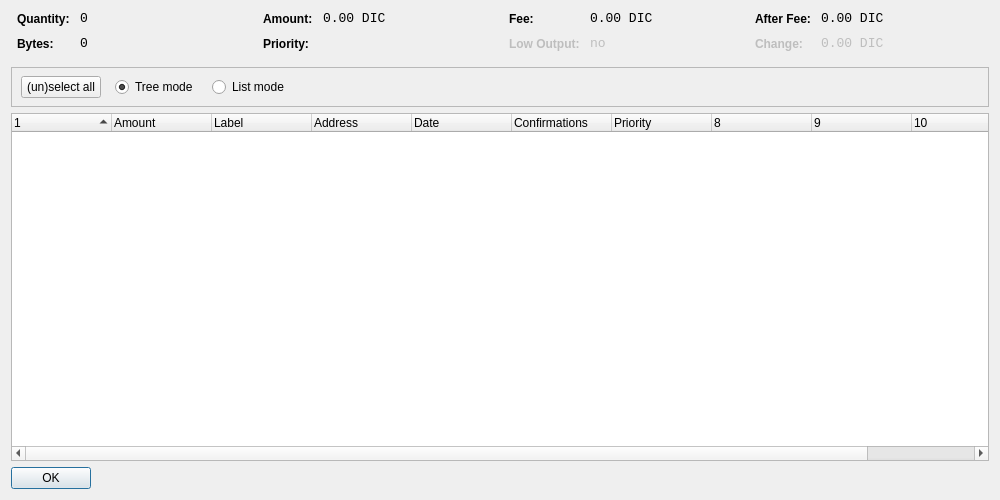
<?xml version="1.0" encoding="UTF-8"?>
<ui version="4.0">
 <class>CoinControlDialog</class>
 <widget class="QDialog" name="CoinControlDialog">
  <property name="geometry">
   <rect>
    <x>0</x>
    <y>0</y>
    <width>1000</width>
    <height>500</height>
   </rect>
  </property>
  <property name="windowTitle">
   <string>Coin Control</string>
  </property>
  <property name="styleSheet">
   <string notr="true">background-image: url(:/images/bkg2);</string>
  </property>
  <layout class="QVBoxLayout" name="verticalLayout">
   <item>
    <layout class="QHBoxLayout" name="horizontalLayoutTop" stretch="0,0,0,0">
     <property name="topMargin">
      <number>0</number>
     </property>
     <property name="bottomMargin">
      <number>10</number>
     </property>
     <item>
      <layout class="QFormLayout" name="formLayoutCoinControl1">
       <property name="horizontalSpacing">
        <number>10</number>
       </property>
       <property name="verticalSpacing">
        <number>10</number>
       </property>
       <property name="leftMargin">
        <number>6</number>
       </property>
       <property name="rightMargin">
        <number>6</number>
       </property>
       <item row="0" column="0">
        <widget class="QLabel" name="labelCoinControlQuantityText">
         <property name="styleSheet">
          <string notr="true">font-weight:bold;</string>
         </property>
         <property name="text">
          <string>Quantity:</string>
         </property>
        </widget>
       </item>
       <item row="0" column="1">
        <widget class="QLabel" name="labelCoinControlQuantity">
         <property name="font">
          <font>
           <family>Monospace</family>
           <pointsize>10</pointsize>
          </font>
         </property>
         <property name="cursor">
          <cursorShape>IBeamCursor</cursorShape>
         </property>
         <property name="contextMenuPolicy">
          <enum>Qt::ActionsContextMenu</enum>
         </property>
         <property name="text">
          <string notr="true">0</string>
         </property>
         <property name="textInteractionFlags">
          <set>Qt::LinksAccessibleByMouse|Qt::TextSelectableByKeyboard|Qt::TextSelectableByMouse</set>
         </property>
        </widget>
       </item>
       <item row="1" column="0">
        <widget class="QLabel" name="labelCoinControlBytesText">
         <property name="styleSheet">
          <string notr="true">font-weight:bold;</string>
         </property>
         <property name="text">
          <string>Bytes:</string>
         </property>
        </widget>
       </item>
       <item row="1" column="1">
        <widget class="QLabel" name="labelCoinControlBytes">
         <property name="font">
          <font>
           <family>Monospace</family>
           <pointsize>10</pointsize>
          </font>
         </property>
         <property name="cursor">
          <cursorShape>IBeamCursor</cursorShape>
         </property>
         <property name="contextMenuPolicy">
          <enum>Qt::ActionsContextMenu</enum>
         </property>
         <property name="text">
          <string notr="true">0</string>
         </property>
         <property name="textInteractionFlags">
          <set>Qt::LinksAccessibleByMouse|Qt::TextSelectableByKeyboard|Qt::TextSelectableByMouse</set>
         </property>
        </widget>
       </item>
      </layout>
     </item>
     <item>
      <layout class="QFormLayout" name="formLayoutCoinControl2">
       <property name="horizontalSpacing">
        <number>10</number>
       </property>
       <property name="verticalSpacing">
        <number>10</number>
       </property>
       <property name="leftMargin">
        <number>6</number>
       </property>
       <property name="rightMargin">
        <number>6</number>
       </property>
       <item row="0" column="0">
        <widget class="QLabel" name="labelCoinControlAmountText">
         <property name="styleSheet">
          <string notr="true">font-weight:bold;</string>
         </property>
         <property name="text">
          <string>Amount:</string>
         </property>
        </widget>
       </item>
       <item row="0" column="1">
        <widget class="QLabel" name="labelCoinControlAmount">
         <property name="font">
          <font>
           <family>Monospace</family>
           <pointsize>10</pointsize>
          </font>
         </property>
         <property name="cursor">
          <cursorShape>IBeamCursor</cursorShape>
         </property>
         <property name="contextMenuPolicy">
          <enum>Qt::ActionsContextMenu</enum>
         </property>
         <property name="text">
          <string notr="true">0.00 DIC</string>
         </property>
         <property name="textInteractionFlags">
          <set>Qt::LinksAccessibleByMouse|Qt::TextSelectableByKeyboard|Qt::TextSelectableByMouse</set>
         </property>
        </widget>
       </item>
       <item row="1" column="0">
        <widget class="QLabel" name="labelCoinControlPriorityText">
         <property name="styleSheet">
          <string notr="true">font-weight:bold;</string>
         </property>
         <property name="text">
          <string>Priority:</string>
         </property>
        </widget>
       </item>
       <item row="1" column="1">
        <widget class="QLabel" name="labelCoinControlPriority">
         <property name="font">
          <font>
           <family>Monospace</family>
           <pointsize>10</pointsize>
          </font>
         </property>
         <property name="cursor">
          <cursorShape>IBeamCursor</cursorShape>
         </property>
         <property name="contextMenuPolicy">
          <enum>Qt::ActionsContextMenu</enum>
         </property>
         <property name="text">
          <string/>
         </property>
         <property name="textInteractionFlags">
          <set>Qt::LinksAccessibleByMouse|Qt::TextSelectableByKeyboard|Qt::TextSelectableByMouse</set>
         </property>
        </widget>
       </item>
      </layout>
     </item>
     <item>
      <layout class="QFormLayout" name="formLayoutCoinControl3">
       <property name="horizontalSpacing">
        <number>10</number>
       </property>
       <property name="verticalSpacing">
        <number>10</number>
       </property>
       <property name="leftMargin">
        <number>6</number>
       </property>
       <property name="rightMargin">
        <number>6</number>
       </property>
       <item row="0" column="0">
        <widget class="QLabel" name="labelCoinControlFeeText">
         <property name="styleSheet">
          <string notr="true">font-weight:bold;</string>
         </property>
         <property name="text">
          <string>Fee:</string>
         </property>
        </widget>
       </item>
       <item row="0" column="1">
        <widget class="QLabel" name="labelCoinControlFee">
         <property name="font">
          <font>
           <family>Monospace</family>
           <pointsize>10</pointsize>
          </font>
         </property>
         <property name="cursor">
          <cursorShape>IBeamCursor</cursorShape>
         </property>
         <property name="contextMenuPolicy">
          <enum>Qt::ActionsContextMenu</enum>
         </property>
         <property name="text">
          <string notr="true">0.00 DIC</string>
         </property>
         <property name="textInteractionFlags">
          <set>Qt::LinksAccessibleByMouse|Qt::TextSelectableByKeyboard|Qt::TextSelectableByMouse</set>
         </property>
        </widget>
       </item>
       <item row="1" column="0">
        <widget class="QLabel" name="labelCoinControlLowOutputText">
         <property name="enabled">
          <bool>false</bool>
         </property>
         <property name="styleSheet">
          <string notr="true">font-weight:bold;</string>
         </property>
         <property name="text">
          <string>Low Output:</string>
         </property>
        </widget>
       </item>
       <item row="1" column="1">
        <widget class="QLabel" name="labelCoinControlLowOutput">
         <property name="enabled">
          <bool>false</bool>
         </property>
         <property name="font">
          <font>
           <family>Monospace</family>
           <pointsize>10</pointsize>
          </font>
         </property>
         <property name="cursor">
          <cursorShape>IBeamCursor</cursorShape>
         </property>
         <property name="contextMenuPolicy">
          <enum>Qt::ActionsContextMenu</enum>
         </property>
         <property name="text">
          <string notr="true">no</string>
         </property>
         <property name="textInteractionFlags">
          <set>Qt::LinksAccessibleByMouse|Qt::TextSelectableByKeyboard|Qt::TextSelectableByMouse</set>
         </property>
        </widget>
       </item>
      </layout>
     </item>
     <item>
      <layout class="QFormLayout" name="formLayoutCoinControl4">
       <property name="horizontalSpacing">
        <number>10</number>
       </property>
       <property name="verticalSpacing">
        <number>10</number>
       </property>
       <property name="leftMargin">
        <number>6</number>
       </property>
       <property name="rightMargin">
        <number>6</number>
       </property>
       <item row="0" column="0">
        <widget class="QLabel" name="labelCoinControlAfterFeeText">
         <property name="styleSheet">
          <string notr="true">font-weight:bold;</string>
         </property>
         <property name="text">
          <string>After Fee:</string>
         </property>
        </widget>
       </item>
       <item row="0" column="1">
        <widget class="QLabel" name="labelCoinControlAfterFee">
         <property name="font">
          <font>
           <family>Monospace</family>
           <pointsize>10</pointsize>
          </font>
         </property>
         <property name="cursor">
          <cursorShape>IBeamCursor</cursorShape>
         </property>
         <property name="contextMenuPolicy">
          <enum>Qt::ActionsContextMenu</enum>
         </property>
         <property name="text">
          <string notr="true">0.00 DIC</string>
         </property>
         <property name="textInteractionFlags">
          <set>Qt::LinksAccessibleByMouse|Qt::TextSelectableByKeyboard|Qt::TextSelectableByMouse</set>
         </property>
        </widget>
       </item>
       <item row="1" column="0">
        <widget class="QLabel" name="labelCoinControlChangeText">
         <property name="enabled">
          <bool>false</bool>
         </property>
         <property name="styleSheet">
          <string notr="true">font-weight:bold;</string>
         </property>
         <property name="text">
          <string>Change:</string>
         </property>
        </widget>
       </item>
       <item row="1" column="1">
        <widget class="QLabel" name="labelCoinControlChange">
         <property name="enabled">
          <bool>false</bool>
         </property>
         <property name="font">
          <font>
           <family>Monospace</family>
           <pointsize>10</pointsize>
          </font>
         </property>
         <property name="cursor">
          <cursorShape>IBeamCursor</cursorShape>
         </property>
         <property name="contextMenuPolicy">
          <enum>Qt::ActionsContextMenu</enum>
         </property>
         <property name="text">
          <string notr="true">0.00 DIC</string>
         </property>
         <property name="textInteractionFlags">
          <set>Qt::LinksAccessibleByMouse|Qt::TextSelectableByKeyboard|Qt::TextSelectableByMouse</set>
         </property>
        </widget>
       </item>
      </layout>
     </item>
    </layout>
   </item>
   <item>
    <widget class="QFrame" name="frame">
     <property name="minimumSize">
      <size>
       <width>0</width>
       <height>40</height>
      </size>
     </property>
     <property name="frameShape">
      <enum>QFrame::StyledPanel</enum>
     </property>
     <property name="frameShadow">
      <enum>QFrame::Sunken</enum>
     </property>
     <widget class="QWidget" name="horizontalLayoutWidget">
      <property name="geometry">
       <rect>
        <x>10</x>
        <y>0</y>
        <width>781</width>
        <height>41</height>
       </rect>
      </property>
      <layout class="QHBoxLayout" name="horizontalLayoutPanel" stretch="0,0,0,0">
       <property name="spacing">
        <number>14</number>
       </property>
       <item>
        <widget class="QPushButton" name="pushButtonSelectAll">
         <property name="sizePolicy">
          <sizepolicy hsizetype="Maximum" vsizetype="Fixed">
           <horstretch>0</horstretch>
           <verstretch>0</verstretch>
          </sizepolicy>
         </property>
         <property name="text">
          <string>(un)select all</string>
         </property>
        </widget>
       </item>
       <item>
        <widget class="QRadioButton" name="radioTreeMode">
         <property name="sizePolicy">
          <sizepolicy hsizetype="Maximum" vsizetype="Fixed">
           <horstretch>0</horstretch>
           <verstretch>0</verstretch>
          </sizepolicy>
         </property>
         <property name="text">
          <string>Tree mode</string>
         </property>
         <property name="checked">
          <bool>true</bool>
         </property>
        </widget>
       </item>
       <item>
        <widget class="QRadioButton" name="radioListMode">
         <property name="sizePolicy">
          <sizepolicy hsizetype="Maximum" vsizetype="Fixed">
           <horstretch>0</horstretch>
           <verstretch>0</verstretch>
          </sizepolicy>
         </property>
         <property name="text">
          <string>List mode</string>
         </property>
        </widget>
       </item>
       <item>
        <spacer name="horizontalSpacer">
         <property name="orientation">
          <enum>Qt::Horizontal</enum>
         </property>
         <property name="sizeHint" stdset="0">
          <size>
           <width>40</width>
           <height>20</height>
          </size>
         </property>
        </spacer>
       </item>
      </layout>
     </widget>
    </widget>
   </item>
   <item>
    <widget class="CoinControlTreeWidget" name="treeWidget">
     <property name="contextMenuPolicy">
      <enum>Qt::CustomContextMenu</enum>
     </property>
     <property name="sortingEnabled">
      <bool>false</bool>
     </property>
     <property name="columnCount">
      <number>11</number>
     </property>
     <attribute name="headerShowSortIndicator" stdset="0">
      <bool>true</bool>
     </attribute>
     <attribute name="headerStretchLastSection">
      <bool>false</bool>
     </attribute>
     <column>
      <property name="text">
       <string/>
      </property>
     </column>
     <column>
      <property name="text">
       <string>Amount</string>
      </property>
     </column>
     <column>
      <property name="text">
       <string>Label</string>
      </property>
     </column>
     <column>
      <property name="text">
       <string>Address</string>
      </property>
     </column>
     <column>
      <property name="text">
       <string>Date</string>
      </property>
     </column>
     <column>
      <property name="text">
       <string>Confirmations</string>
      </property>
      <property name="toolTip">
       <string>Confirmed</string>
      </property>
     </column>
     <column>
      <property name="text">
       <string>Priority</string>
      </property>
     </column>
     <column>
      <property name="text">
       <string/>
      </property>
     </column>
     <column>
      <property name="text">
       <string/>
      </property>
     </column>
     <column>
      <property name="text">
       <string/>
      </property>
     </column>
     <column>
      <property name="text">
       <string/>
      </property>
     </column>
    </widget>
   </item>
   <item>
    <widget class="QDialogButtonBox" name="buttonBox">
     <property name="sizePolicy">
      <sizepolicy hsizetype="Maximum" vsizetype="Fixed">
       <horstretch>0</horstretch>
       <verstretch>0</verstretch>
      </sizepolicy>
     </property>
     <property name="orientation">
      <enum>Qt::Horizontal</enum>
     </property>
     <property name="standardButtons">
      <set>QDialogButtonBox::Ok</set>
     </property>
    </widget>
   </item>
  </layout>
 </widget>
 <customwidgets>
  <customwidget>
   <class>CoinControlTreeWidget</class>
   <extends>QTreeWidget</extends>
   <header>coincontroltreewidget.h</header>
  </customwidget>
 </customwidgets>
 <resources/>
 <connections/>
</ui>
